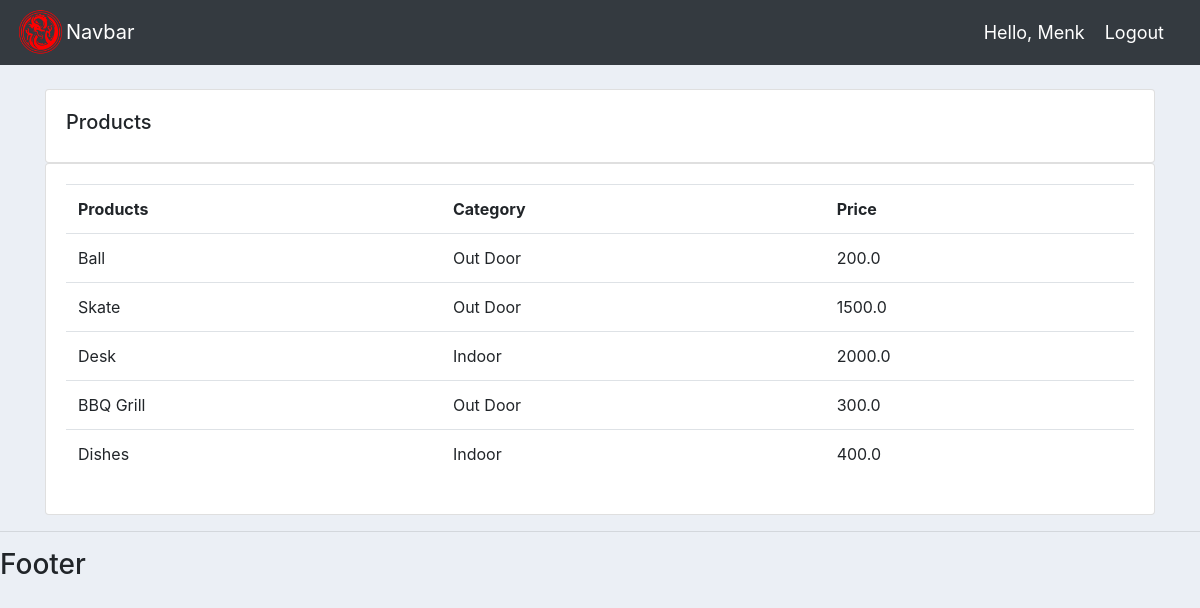
The page /products/ (signed in) on the database its author committed.
### accounts/models.py (models this page shows, shortened)
class Product(models.Model):
    CATEGORY = (
        ('Indoor', 'Indoor'),
        ('Out Door', 'Out Door')
    )
    name = models.CharField(max_length=200, null=True)
    price = models.FloatField(null=True)
    category = models.CharField(max_length=200, null=True, choices=CATEGORY)
    description = models.CharField(max_length=200, null=True)
    date_created = models.DateTimeField(auto_now_add=True, null=True)
    tags = models.ManyToManyField(Tag)

### accounts/decoraters.py (the view)
        def wrapper_func(request, *args, **kwargs):
            group = None
            if request.user.groups.exists():
                group = request.user.groups.all()[0].name
            if group in allowed_roles:
                return view_func(request, *args, **kwargs)
            else:
                return HttpResponse('You are not authorized!')

### accounts/decoraters.py (called while the page is built)
def allowed_users(allowed_roles=[]):
    def decorator(view_func):
        def wrapper_func(request, *args, **kwargs):
            group = None
            if request.user.groups.exists():
                group = request.user.groups.all()[0].name
            if group in allowed_roles:
                return view_func(request, *args, **kwargs)
            else:
                return HttpResponse('You are not authorized!')
        return wrapper_func
    return decorator

### accounts/views.py (called while the page is built)
@login_required(login_url='login')
@allowed_users(allowed_roles=['admin', 'customer'])
def products(request):
    products = Product.objects.all()
    return render(request, 'accounts/products.html', {'products': products})

### accounts/templates/accounts/products.html
{% extends 'accounts/base.html' %}
{% block content %}
    <br>
    <div class="row">
        <div class="col-md">
            <div class="card card-body">
                <h5>Products</h5>
            </div>
            <div class="card card-body">
                <table class="table">
                    <tr>
                        <th>Products</th>
                        <th>Category</th>
                        <th>Price</th>
                    </tr>
                    {% for product in products %}
                        <tr>
                            <td>{{ product.name }}</td>
                            <td>{{ product.category }}</td>
                            <td>{{ product.price }}</td>
                        </tr>
                    {% endfor %}
                </table>
            </div>
        </div>
    </div>
{% endblock %}

### accounts/templates/accounts/navbar.html (shortened to what this page needs)
{% load static %}
<nav class="navbar navbar-expand-lg navbar-dark bg-dark">
    <img src="{% static "images/logo.png" %}" alt="logo" style="width: 50px;">
    <a class="navbar-brand" href="{% url 'home' %}">Navbar</a>
    <span class="hello-msg">Hello, {{ request.user }}</span>
    <span><a class="hello-msg" href="{% url 'logout' %}">Logout</a></span>
</nav>

### static/css/main.css (style rules this page uses)
body { background-color: #ebeff5; }

### accounts/templates/accounts/navbar.html (style rules this page uses)
.hello-msg { font-size: 18px; color: white; margin-right: 20px; }

### rows shown on the page
Product: name "Ball", category "Out Door", price "200.0"
Product: name "Skate", category "Out Door", price "1500.0"
Product: name "Desk", category "Indoor", price "2000.0"
Product: name "BBQ Grill", category "Out Door", price "300.0"
Product: name "Dishes", category "Indoor", price "400.0"

### other values the page prints
{{ request.user }} "Menk"
